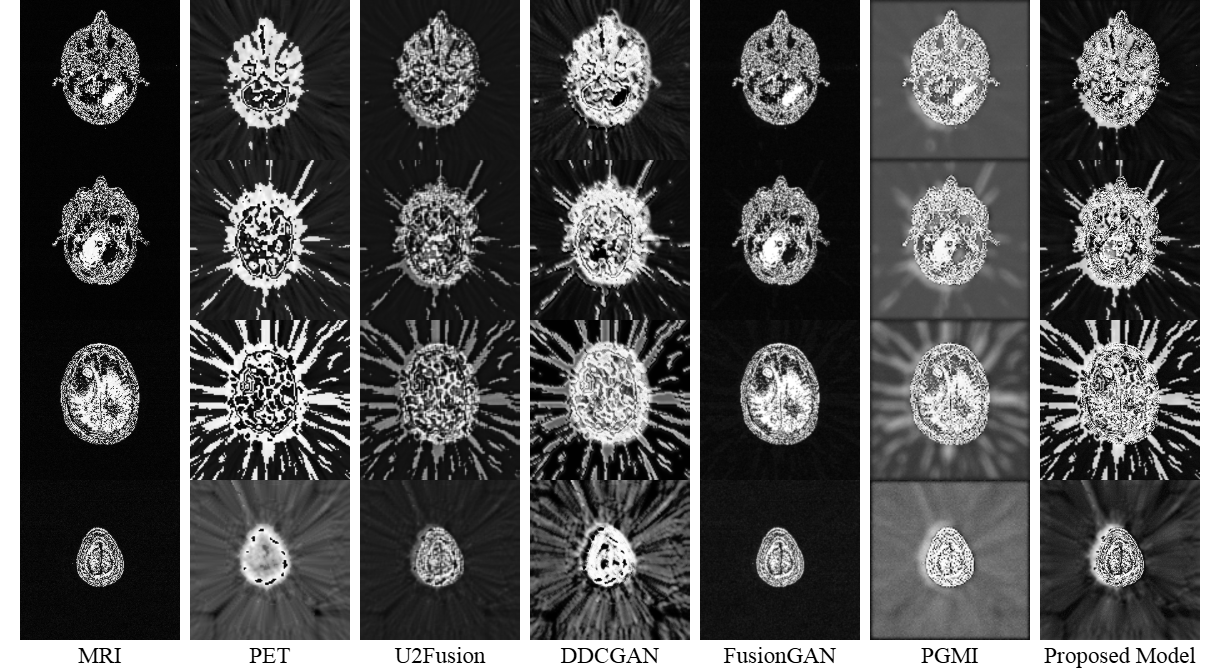
#> input picture images/rire_test.png, 1221 x 671 px
$ python dataset.py --pet_dir images --mri_dir images --out_pet_dir out --out_mri_dir out
#> lines starting #> are read from the running program, lines starting #| are printed output that depends on the picture
import os
import random
import cv2
import torch
from torch.utils.data import Dataset
from tqdm import tqdm

from img_utils import image_read_cv2, RGB2YCrCb


def extract_patches(pet_dir, mri_dir, out_pet_dir, out_mri_dir, patch_size=128, patch_count=1642):
    """
    Randomly extract aligned patches from PET/MRI image pairs and save them to disk.

    Args:
        pet_dir:      Path to source PET images.
        mri_dir:      Path to source MRI images.
        out_pet_dir:  Output directory for PET patches.
        out_mri_dir:  Output directory for MRI patches.
        patch_size:   Side length of square patches (default 128).
        patch_count:  Total number of patch pairs to extract (default 1642).
    """
#> called with pet_dir = 'images', mri_dir = 'images', out_pet_dir = 'out', out_mri_dir = 'out', patch_size = 128, patch_count = 1642
    os.makedirs(out_pet_dir, exist_ok=True)
    os.makedirs(out_mri_dir, exist_ok=True)

    img_names = sorted(os.listdir(pet_dir))
    i = 0
    pbar = tqdm(total=patch_count)

    while i < patch_count:
        img_name = random.choice(img_names)
        pet_path = os.path.join(pet_dir, img_name)
        mri_path = os.path.join(mri_dir, img_name)

        pet_img = cv2.imread(pet_path)
#> pet_img is the input picture: shape (671, 1221, 3); mean B, G, R 86.5, 86.5, 86.5
        mri_img = cv2.imread(mri_path)

        if pet_img is None or mri_img is None:
            print(f"Skipping {img_name} (couldn't read)")
            continue

        h, w, _ = pet_img.shape
#> h = 671; w = 1221
        if h < patch_size or w < patch_size:
            print(f"Skipping {img_name} (image too small)")
            continue

        x = random.randint(0, w - patch_size)
#> x = 861
        y = random.randint(0, h - patch_size)
#> y = 41

        pet_patch = pet_img[y:y + patch_size, x:x + patch_size]
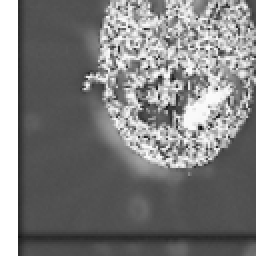
#> pet_patch: shape (128, 128, 3) (shown 2 times larger); min 13, max 255, mean 124.9
        mri_patch = mri_img[y:y + patch_size, x:x + patch_size]

        cv2.imwrite(os.path.join(out_pet_dir, f"{i:04d}.png"), pet_patch)
        cv2.imwrite(os.path.join(out_mri_dir, f"{i:04d}.png"), mri_patch)

        i += 1
        pbar.update(1)

    pbar.close()


class HavardDataset(Dataset):
    """
    Dataset for paired PET/MRI patches.
    Returns (pet_y, mri_y, cb, cr) tensors in YCbCr colour space.
    """

    def __init__(self, pet_dir, mri_dir, device='cpu'):
        self.pet_dir = pet_dir
        self.mri_dir = mri_dir
        self.filenames = sorted(os.listdir(pet_dir))
        self.device = device

    def __len__(self):
        return len(self.filenames)

    def __getitem__(self, idx):
        pet_path = os.path.join(self.pet_dir, self.filenames[idx])
        mri_path = os.path.join(self.mri_dir, self.filenames[idx])

        pet_img = image_read_cv2(pet_path, mode='RGB') / 255.0
        mri_img = image_read_cv2(mri_path, mode='RGB') / 255.0

        pet_tensor = torch.FloatTensor(pet_img).permute(2, 0, 1).unsqueeze(0).to(self.device)
        mri_tensor = torch.FloatTensor(mri_img).permute(2, 0, 1).unsqueeze(0).to(self.device)

        pet_y, cr, cb = RGB2YCrCb(pet_tensor)
        mri_y, _, _  = RGB2YCrCb(mri_tensor)

        return pet_y.squeeze(0), mri_y.squeeze(0), cb.squeeze(0), cr.squeeze(0)


if __name__ == "__main__":
    import argparse
    from torch.utils.data import DataLoader

    parser = argparse.ArgumentParser(description="Extract patches or verify dataset")
    parser.add_argument("--pet_dir",     required=True, help="Source PET images")
    parser.add_argument("--mri_dir",     required=True, help="Source MRI images")
    parser.add_argument("--out_pet_dir", required=True, help="Output PET patches")
    parser.add_argument("--out_mri_dir", required=True, help="Output MRI patches")
    parser.add_argument("--patch_size",  type=int, default=128)
    parser.add_argument("--patch_count", type=int, default=1642)
    args = parser.parse_args()

#> (the run stopped early here; a loop or call above may not have finished)
